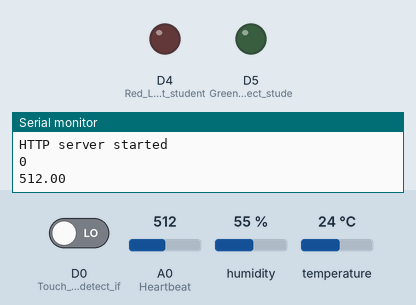
Recording of a sketch running on a simulated ESP8266 (NodeMCU). Parts: output pins drawn as LEDs (lit = HIGH), the last lines printed to the serial monitor. The test bench sets the inputs (shaded band); at power-on: humidity 55 %, D0 (Touch_Sensor_to_detect_if) LOW, A0 (Heartbeat) = 512, temperature 24 °C. WiFi joins after 1.5 s; servers stay silent unless stated.

Above: at 3.0 s.
3.1 s: humidity set to 84 %
5.0 s: humidity set to 87 %
At 7.8 s:
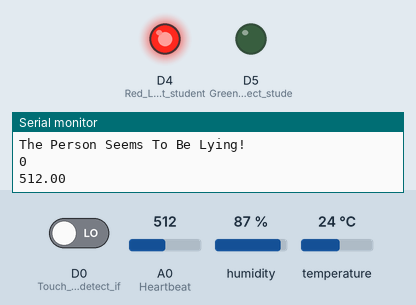
8.2 s: humidity set to 22 %
At 10.3 s:
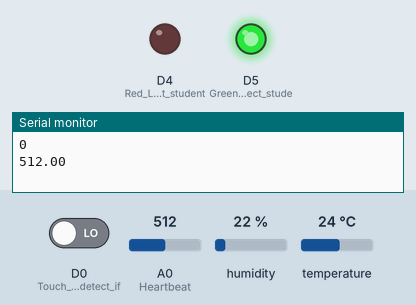
11.4 s: humidity set to 88 %
At 14.0 s:
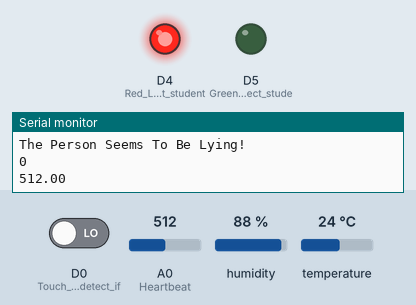
Timing chart, 0 to 15.5 s (numbered marks = the images above; inputs shaded):
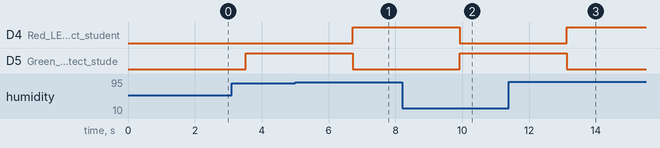

Measured:
- the behaviour switches between 85 and 86 % on humidity (found by bisection; images 0 and 1)
- after the input at 5.0 s, D4 (Red_LED_to_detect_student): LOW → HIGH after 1.7 s; D5 (Green_LED_to_detect_stude): HIGH → LOW after 1.7 s
- after the input at 8.2 s, D4 (Red_LED_to_detect_student): HIGH → LOW after 1.7 s; D5 (Green_LED_to_detect_stude): LOW → HIGH after 1.7 s
- after the input at 11.4 s, D4 (Red_LED_to_detect_student): LOW → HIGH after 1.7 s; D5 (Green_LED_to_detect_stude): HIGH → LOW after 1.7 s

The sketch:

revised_cs3237_project_code.ino
```cpp
// (licence header left out)
// REQUIRES the following Arduino libraries:
// - DHT Sensor Library: https://github.com/adafruit/DHT-sensor-library
// - Adafruit Unified Sensor Lib: https://github.com/adafruit/Adafruit_Sensor

#include <Adafruit_Sensor.h>
#include <DHT.h>
#include <DHT_U.h>
#include <ESP8266WiFi.h>
#include <WiFiClient.h>
#include <ESP8266WebServer.h>
#include <ESP8266mDNS.h>

const char* ssid = "Anurag's Galaxy S21 FE 5G"; // To fill out
const char* password = "belr4158"; // To fill out
bool ledstate = LOW;

ESP8266WebServer server(80);

void handleNotFound(){
  String message = "File Not Found\n";
  message += "URI: ";
  message += server.uri();
  message += "\nMethod: ";
  message += (server.method() == HTTP_GET)?"GET":"POST";
  message += "\nArguments: ";
  message += server.args();
  message += "n";
  for (uint8_t i = 0; i < server.args(); i++){
    message += " " + server.argName(i) + ": " + server.arg(i) + "n";
  }
  server.send(404, "text/plain", message);
}

#define DHTPIN D6     // Digital pin connected to the DHT sensor
// Feather HUZZAH ESP8266 note: use pins 3, 4, 5, 12, 13 or 14 --
// Pin 15 can work but DHT must be disconnected during program upload.

// Uncomment the type of sensor in use:
//#define DHTTYPE    DHT11     // DHT 11
#define DHTTYPE    DHT11     // DHT 22 (AM2302)
//#define DHTTYPE    DHT21     // DHT 21 (AM2301)

// See guide for details on sensor wiring and usage:
//   https://learn.adafruit.com/dht/overview

DHT_Unified dht(DHTPIN, DHTTYPE);
// constants won't change. They're used here to set pin numbers:
uint32_t delayMS;

void PERSONSTATUS() {
  ledstate != ledstate;
  digitalWrite(D4, ledstate);

  if (ledstate == LOW) {
    server.send(200, "text/plain", "Person's State: Lying");
  }
  else {
    server.send(200, "text/plain", "Person's State: NOT Lying ");
  }
  //String LEDSTATUS = ledstate == LOW ? "The Person Is NOT Lying!" : "The Person Is Lying!";
  server.send(200, "text/plain", "Person's State: " + ledstate);
}

void setup() {
  // Initialize device.
  WiFi.begin(ssid, password);


  // Wait for connection
  while (WiFi.status() != WL_CONNECTED) {
    delay(500);
    Serial.print(".");
  }

  Serial.println("");
  Serial.print("Connected to ");
  Serial.println(ssid);
  Serial.print("IP address: ");
  Serial.println(WiFi.localIP());

  if (MDNS.begin("esp8266")) {
    Serial.println("MDNS responder started");
  }

  pinMode(D4, OUTPUT); //Red LED to detect student is lying or not
  pinMode(D5, OUTPUT); //Green LED to detect student is telling the truth
  pinMode(A0, INPUT); //Heartbeat/Pulse Sensor to detect the physiological response of the student to find out if student is lying or not
  pinMode(D0, INPUT); //Touch Sensor to detect if student presses the sensor or not to check if the student is lying or not

  Serial.begin(9600);

  dht.begin();
  Serial.println(F("DHTxx Unified Sensor Example"));
  // Print temperature sensor details.
  sensor_t sensor;
  dht.temperature().getSensor(&sensor);
  Serial.println(F("------------------------------------"));
  Serial.println(F("Temperature Sensor"));
  Serial.print  (F("Sensor Type: ")); Serial.println(sensor.name);
  Serial.print  (F("Driver Ver:  ")); Serial.println(sensor.version);
  Serial.print  (F("Unique ID:   ")); Serial.println(sensor.sensor_id);
  Serial.print  (F("Max Value:   ")); Serial.print(sensor.max_value); Serial.println(F("°C"));
  Serial.print  (F("Min Value:   ")); Serial.print(sensor.min_value); Serial.println(F("°C"));
  Serial.print  (F("Resolution:  ")); Serial.print(sensor.resolution); Serial.println(F("°C"));
  Serial.println(F("------------------------------------"));
  // Print humidity sensor details.
  dht.humidity().getSensor(&sensor);
  Serial.println(F("Humidity Sensor"));
  Serial.print  (F("Sensor Type: ")); Serial.println(sensor.name);
  Serial.print  (F("Driver Ver:  ")); Serial.println(sensor.version);
  Serial.print  (F("Unique ID:   ")); Serial.println(sensor.sensor_id);
  Serial.print  (F("Max Value:   ")); Serial.print(sensor.max_value); Serial.println(F("%"));
  Serial.print  (F("Min Value:   ")); Serial.print(sensor.min_value); Serial.println(F("%"));
  Serial.print  (F("Resolution:  ")); Serial.print(sensor.resolution); Serial.println(F("%"));
  Serial.println(F("------------------------------------"));
  // Set delay between sensor readings based on sensor details.
  delayMS = sensor.min_delay / 2000;

  server.on("/personstatus", PERSONSTATUS);

  server.onNotFound(handleNotFound);

  server.begin();
  Serial.println("HTTP server started");
}

const int i = 4000;

void loop() {
  server.handleClient();

  //Print current status of Touch Sensor
  int state = digitalRead(D0);
  Serial.println(state);
  delay(250);


  //Print out current pulse of person
  float pulse;
  int sum = 0;
  for (int i = 0; i < 20; i++)
    sum += analogRead(A0);
  pulse = sum / 20.00;
  Serial.println(pulse);
  delay(100);

  // Delay between measurements.
  delay(delayMS);

  // Get temperature event and print its value.
  sensors_event_t event;
  dht.temperature().getEvent(&event);
  float temperature = event.temperature;

  if (isnan(event.temperature)) {
    Serial.println(F("Error reading temperature!"));
  }
  else {
    //Serial.print(F("Temperature: "));
    Serial.print(event.temperature);
    //Serial.println(F("°C"));
  }

  // Get humidity event and print its value.
  dht.humidity().getEvent(&event);
  float humidity = event.relative_humidity;

  if ((humidity > 85) || (state == HIGH) || (pulse > 750)) {
    Serial.println(F("====================="));
    Serial.print(F("Humidity (%): "));
    Serial.println(humidity);
    Serial.println(F("---------------------"));
    Serial.print(F("Temperature (°C): "));
    Serial.println(temperature);
    Serial.println(F("---------------------"));
    Serial.println(state);
    Serial.println("Touch Sensor Is Activated");
    Serial.println(F("---------------------"));
    Serial.print(F("Pulse Rate (bpm): "));
    Serial.println(pulse);
    Serial.println("High Pulse Rate!");
    Serial.println(F("---------------------"));
    Serial.println(F("The Person Seems To Be Lying!"));
    digitalWrite(D4, HIGH);
    digitalWrite(D5, LOW);
  }
  else {
    Serial.println(F("====================="));
    Serial.print(F("Humidity (%): "));
    Serial.println(humidity);
    Serial.println(F("---------------------"));
    Serial.print(F("Temperature (°C): "));
    Serial.println(temperature);
    Serial.println(F("---------------------"));
    Serial.println(state);
    Serial.println("Touch Sensor Is Activated");
    Serial.println(F("---------------------"));
    Serial.print(F("Pulse Rate (bpm): "));
    Serial.println(pulse);
    Serial.println("Erratic Heartbeats are not present");
    Serial.println(F("---------------------"));
    Serial.println(F("The Person Does Not Seems To Be Lying - Seems Normal Out There"));
    digitalWrite(D4, LOW);
    digitalWrite(D5, HIGH);
  }
}
```
